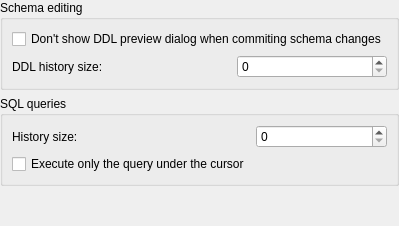
         <widget class="QWidget" name="generalPage">
          <layout class="QVBoxLayout" name="verticalLayout_3">
           <property name="leftMargin">
            <number>0</number>
           </property>
           <property name="topMargin">
            <number>0</number>
           </property>
           <property name="rightMargin">
            <number>0</number>
           </property>
           <property name="bottomMargin">
            <number>0</number>
           </property>
           <item>
            <widget class="QGroupBox" name="schemaEditingGroup">
             <property name="title">
              <string>Schema editing</string>
             </property>
             <layout class="QGridLayout" name="gridLayout_12">
              <item row="1" column="1">
               <widget class="QSpinBox" name="ddlHistorySizeSpin">
                <property name="maximumSize">
                 <size>
                  <width>150</width>
                  <height>16777215</height>
                 </size>
                </property>
                <property name="toolTip">
                 <string>Number of DDL changes kept in history.</string>
                </property>
                <property name="statusTip">
                 <string>General.DdlHistorySize</string>
                </property>
                <property name="maximum">
                 <number>9999999</number>
                </property>
               </widget>
              </item>
              <item row="1" column="0">
               <widget class="QLabel" name="ddlHistorySizeLabel">
                <property name="text">
                 <string>DDL history size:</string>
                </property>
               </widget>
              </item>
              <item row="0" column="0" colspan="2">
               <widget class="QCheckBox" name="dontShowDdlPreview">
                <property name="statusTip">
                 <string>General.DontShowDdlPreview</string>
                </property>
                <property name="text">
                 <string>Don't show DDL preview dialog when commiting schema changes</string>
                </property>
               </widget>
              </item>
             </layout>
            </widget>
           </item>
           <item>
            <widget class="QGroupBox" name="sqlQueriesGroup">
             <property name="title">
              <string>SQL queries</string>
             </property>
             <layout class="QGridLayout" name="gridLayout_4">
              <item row="1" column="1">
               <widget class="QSpinBox" name="queryHistorySizeSpin">
                <property name="maximumSize">
                 <size>
                  <width>150</width>
                  <height>16777215</height>
                 </size>
                </property>
                <property name="toolTip">
                 <string>Number of queries kept in the history.</string>
                </property>
                <property name="statusTip">
                 <string>General.SqlHistorySize</string>
                </property>
                <property name="maximum">
                 <number>999999</number>
                </property>
               </widget>
              </item>
              <item row="1" column="0">
               <widget class="QLabel" name="queryHistorySizeLabel">
                <property name="toolTip">
                 <string>Number of queries kept in the history.</string>
                </property>
                <property name="text">
                 <string>History size:</string>
                </property>
               </widget>
              </item>
              <item row="2" column="0">
               <widget class="QCheckBox" name="checkBox">
                <property name="toolTip">
                 <string>If there is more than one query in the SQL editor window, then (if this option is enabled) only a single query will be executed - the one under the keyboard insertion cursor. Otherwise all queries will be executed. You can always limit queries to be executed by selecting those queries before calling to execute.</string>
                </property>
                <property name="statusTip">
                 <string>General.ExecuteCurrentQueryOnly</string>
                </property>
                <property name="text">
                 <string>Execute only the query under the cursor</string>
                </property>
               </widget>
              </item>
             </layout>
            </widget>
           </item>
           <item>
            <spacer name="verticalSpacer">
             <property name="orientation">
              <enum>Qt::Vertical</enum>
             </property>
             <property name="sizeHint" stdset="0">
              <size>
               <width>20</width>
               <height>40</height>
              </size>
             </property>
            </spacer>
           </item>
          </layout>
         </widget>
